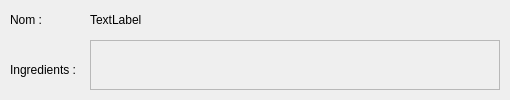
<?xml version="1.0" encoding="UTF-8"?>
<ui version="4.0">
 <class>craftview</class>
 <widget class="QWidget" name="craftview">
  <property name="geometry">
   <rect>
    <x>0</x>
    <y>0</y>
    <width>510</width>
    <height>100</height>
   </rect>
  </property>
  <property name="windowTitle">
   <string>Form</string>
  </property>
  <widget class="QLabel" name="label">
   <property name="geometry">
    <rect>
     <x>10</x>
     <y>10</y>
     <width>80</width>
     <height>20</height>
    </rect>
   </property>
   <property name="text">
    <string>Nom :</string>
   </property>
  </widget>
  <widget class="QLabel" name="l_name">
   <property name="geometry">
    <rect>
     <x>90</x>
     <y>10</y>
     <width>411</width>
     <height>20</height>
    </rect>
   </property>
   <property name="text">
    <string>TextLabel</string>
   </property>
   <property name="alignment">
    <set>Qt::AlignLeading|Qt::AlignLeft|Qt::AlignVCenter</set>
   </property>
  </widget>
  <widget class="QLabel" name="label_3">
   <property name="geometry">
    <rect>
     <x>10</x>
     <y>60</y>
     <width>80</width>
     <height>20</height>
    </rect>
   </property>
   <property name="text">
    <string>Ingredients :</string>
   </property>
  </widget>
  <widget class="QFrame" name="frame">
   <property name="geometry">
    <rect>
     <x>90</x>
     <y>40</y>
     <width>410</width>
     <height>50</height>
    </rect>
   </property>
   <property name="frameShape">
    <enum>QFrame::StyledPanel</enum>
   </property>
   <property name="frameShadow">
    <enum>QFrame::Raised</enum>
   </property>
  </widget>
 </widget>
 <resources/>
 <connections/>
</ui>
